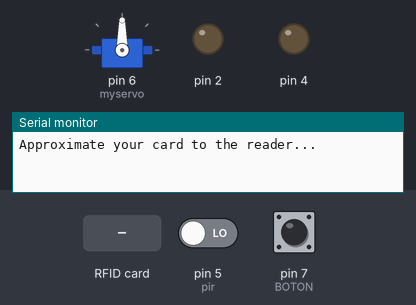
Recording of a sketch running on a simulated Arduino Uno, built with avr-gcc and run on an emulated ATmega328P. Parts: servo, output pins drawn as LEDs (lit = HIGH), the last lines printed to the serial monitor. The inputs (shaded band) are chosen by the test bench; at power-on: pin 5 (pir) LOW, pin 7 (BOTON) LOW. Pins used as bus, display or sensor lines are not drawn.

Above: at 1.2 s.
1.3 s: RFID card 25 0E 1C 77 held to the reader
At 1.6 s:
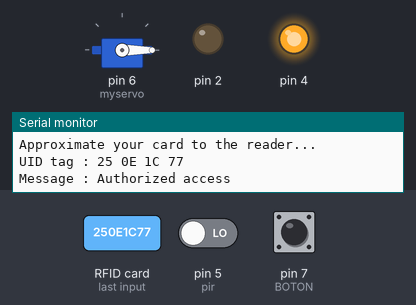
At 5.1 s:
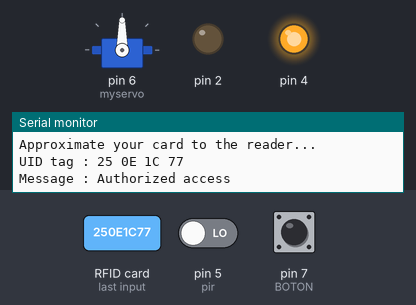
Timing chart, 0 to 14.8 s (numbered marks = the images above; inputs shaded):
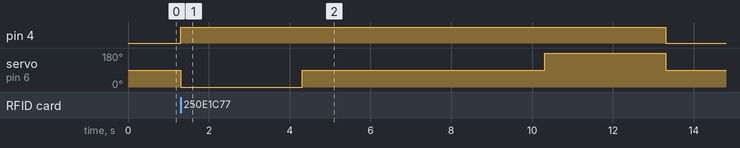

The sketch:

codigo.ino
```cpp
#include <SPI.h>
#include <MFRC522.h>
#include <Servo.h>
Servo myservo;

int vel = 0;

#define SS_PIN 10
#define RST_PIN 9
MFRC522 mfrc522(SS_PIN, RST_PIN);
const int LED =13;
const int BOTON = 7;
int val = 0;
int state = 0;
int old_val = 0;
const int pir = 5;
const int luces = 12;


void setup()
{
  Serial.begin(9600);
  SPI.begin();
  mfrc522.PCD_Init();
  Serial.println("Approximate your card to the reader...");
  Serial.println();
  pinMode(2, OUTPUT);
  myservo.attach(6);
  pinMode(LED,OUTPUT);
  pinMode(BOTON,INPUT);
  pinMode(pir, INPUT);
  pinMode(luces, OUTPUT);
  pinMode(4, OUTPUT);
}
void loop()
{
  if ( ! mfrc522.PICC_IsNewCardPresent())
  {
    return;
  }
  if ( ! mfrc522.PICC_ReadCardSerial())
  {
    return;
  }
  Serial.print("UID tag :");
  String content= "";
  byte letter;
  for (byte i = 0; i < mfrc522.uid.size; i++)
  {
     Serial.print(mfrc522.uid.uidByte[i] < 0x10 ? " 0" : " ");
     Serial.print(mfrc522.uid.uidByte[i], HEX);
     content.concat(String(mfrc522.uid.uidByte[i] < 0x10 ? " 0" : " "));
     content.concat(String(mfrc522.uid.uidByte[i], HEX));
  }
  digitalWrite(2, HIGH);
  Serial.println();
  Serial.print("Message : ");
  content.toUpperCase();
  if (content.substring(1) == "25 0E 1C 77")
  {
    Serial.println("Authorized access");
    Serial.println();
    digitalWrite(4, HIGH);
    digitalWrite(2, LOW);
    vel = 0;
    myservo.write(vel);
    delay(400);
    digitalWrite(2,LOW);
    delay (2600);
    vel = 90;
    myservo.write(vel);
    delay (6000);
    vel = 180;
    myservo.write(vel);
    delay (3000);
    vel = 90;
    myservo.write(vel);
    digitalWrite(4, LOW);

  }

 else   {
    Serial.println(" Access denied");
    delay(450);
    digitalWrite(2,LOW);
  }

val= digitalRead(BOTON);
if ((val == HIGH) && (old_val == LOW)){
state=1-state;
delay(10);
}
old_val = val;
if (state==1){
 digitalWrite(LED, HIGH);
}
else{
 digitalWrite(LED,LOW);
}

int valorpir = digitalRead(pir);
if (valorpir == HIGH)
  {
    digitalWrite(luces, HIGH);

  }
  else
  {
    digitalWrite(luces, LOW);
  }


} 
```

Measured:
- after the input at 1.3 s, pin 4: LOW → HIGH at once, → LOW 12.0 s later; servo on pin 6 (myservo): 90° → 0° at once, → 90° 3.0 s later, → 180° 6.0 s later, → 90° 3.0 s later
